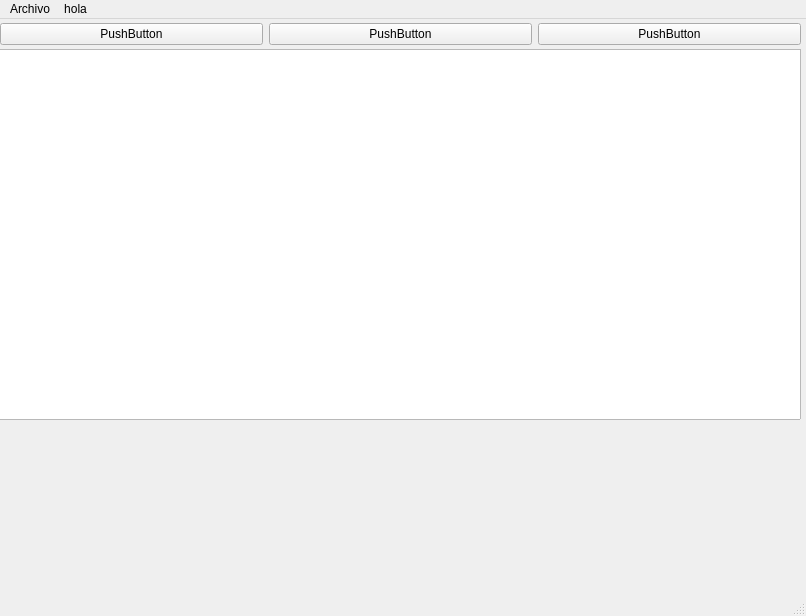
<?xml version="1.0" encoding="UTF-8"?>
<ui version="4.0">
 <class>MainWindow</class>
 <widget class="QMainWindow" name="MainWindow">
  <property name="geometry">
   <rect>
    <x>0</x>
    <y>0</y>
    <width>806</width>
    <height>616</height>
   </rect>
  </property>
  <property name="windowTitle">
   <string>MainWindow</string>
  </property>
  <widget class="QWidget" name="centralwidget">
   <widget class="QWidget" name="horizontalLayoutWidget">
    <property name="geometry">
     <rect>
      <x>0</x>
      <y>0</y>
      <width>801</width>
      <height>31</height>
     </rect>
    </property>
    <layout class="QHBoxLayout" name="horizontalLayout">
     <item>
      <widget class="QPushButton" name="pushButton_3">
       <property name="text">
        <string>PushButton</string>
       </property>
      </widget>
     </item>
     <item>
      <widget class="QPushButton" name="pushButton_2">
       <property name="text">
        <string>PushButton</string>
       </property>
      </widget>
     </item>
     <item>
      <widget class="QPushButton" name="pushButton">
       <property name="text">
        <string>PushButton</string>
       </property>
      </widget>
     </item>
    </layout>
   </widget>
   <widget class="QWidget" name="horizontalLayoutWidget_2">
    <property name="geometry">
     <rect>
      <x>-10</x>
      <y>30</y>
      <width>811</width>
      <height>371</height>
     </rect>
    </property>
    <layout class="QHBoxLayout" name="horizontalLayout_2">
     <item>
      <widget class="QTableView" name="tableView"/>
     </item>
    </layout>
   </widget>
  </widget>
  <widget class="QMenuBar" name="menubar">
   <property name="geometry">
    <rect>
     <x>0</x>
     <y>0</y>
     <width>806</width>
     <height>22</height>
    </rect>
   </property>
   <widget class="QMenu" name="menuArchivo">
    <property name="title">
     <string>Archivo</string>
    </property>
    <addaction name="actionAbrir"/>
    <addaction name="actionCerrar"/>
    <addaction name="separator"/>
   </widget>
   <widget class="QMenu" name="menuhola">
    <property name="title">
     <string>hola</string>
    </property>
    <addaction name="actionadios"/>
    <addaction name="separator"/>
    <addaction name="action12"/>
   </widget>
   <addaction name="menuArchivo"/>
   <addaction name="menuhola"/>
  </widget>
  <widget class="QStatusBar" name="statusbar"/>
  <action name="actionAbrir">
   <property name="icon">
    <iconset theme="QIcon::ThemeIcon::ContactNew"/>
   </property>
   <property name="text">
    <string>Abrir</string>
   </property>
   <property name="shortcut">
    <string>Ctrl+N</string>
   </property>
  </action>
  <action name="actionCerrar">
   <property name="text">
    <string>Cerrar</string>
   </property>
  </action>
  <action name="actionadios">
   <property name="text">
    <string>adios</string>
   </property>
  </action>
  <action name="action12">
   <property name="text">
    <string>12</string>
   </property>
  </action>
 </widget>
 <resources/>
 <connections/>
</ui>
